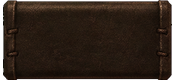
#> input picture assets/source/character/tabs-v3/CharacterTabNormal_SourceV3.png, 176 x 80 px; its folder holds 5 pictures in this run
$ python build_character_tabs_v3.py
#> lines starting #> are read from the running program, lines starting #| are printed output that depends on the picture; after the words box and inside, x2 and y2 are one past the last pixel; in counts of white or black regions, pixels touching at a corner belong together
#> in load_sources, opened is the input picture: PIL image 176x80 RGBA; mean R, G, B, A 37.6, 25.5, 17.1, 236.8
#!/usr/bin/env python3
"""Promote and export the accepted CHAR-V3-F1-TABS V3 pixels.

The four accepted 176x80 sources remain authoritative. Runtime construction
only crops the frozen left/center/right sample regions, reduces them to two
texels per UI unit, packs a POT atlas, and exports a Turtle WoW-compatible TGA.
"""

from __future__ import annotations

import argparse
import hashlib
import json
import shutil
import struct
from pathlib import Path
from typing import Any

import numpy as np
from PIL import Image, ImageChops


ROOT = Path(__file__).resolve().parents[1]
SOURCE_DIR = ROOT / "assets/source/character/tabs-v3"
MEDIA_DIR = ROOT / "addon/AzerothExpeditionUI/Media/Character"
PROMOTION_DIR = (
    ROOT / "generated/character/tabs-v3/attempt-2/processed"
)

SOURCE_MANIFEST = SOURCE_DIR / "CHAR-V3-F1-TABS_SourceManifest_v1.json"
RUNTIME_MANIFEST = SOURCE_DIR / "CHAR-V3-F1-TABS_RuntimeManifest_v1.json"
ATLAS_MASTER = SOURCE_DIR / "CharacterTabsV3_RuntimeAtlas.png"
RUNTIME_TGA = MEDIA_DIR / "CharacterTabsV3.tga"

TEXEL_DENSITY = 2
SOURCE_SIZE = (176, 80)
ATLAS_SIZE = (128, 256)
TAB_LOGICAL_HEIGHT = 28
TAB_SAMPLED_HEIGHT = TAB_LOGICAL_HEIGHT * TEXEL_DENSITY

STATES: dict[str, dict[str, str | int]] = {
    "normal": {
        "source_name": "CharacterTabNormal_SourceV3.png",
        "promotion_name": "CharacterTab_normal_SourceV3.png",
        "sha256": "eb513dc3163a7eb91490899d2ad663ca441f810731d8ecc475d487dc8fc54fad",
        "atlas_y": 4,
    },
    "hover": {
        "source_name": "CharacterTabHover_SourceV3.png",
        "promotion_name": "CharacterTab_hover_SourceV3.png",
        "sha256": "7c8084ab924585efe19f1a199073255d213610d18aa69f344e17c9fa6b4eb380",
        "atlas_y": 68,
    },
    "pressed": {
        "source_name": "CharacterTabPressed_SourceV3.png",
        "promotion_name": "CharacterTab_pressed_SourceV3.png",
        "sha256": "36f2512e79751b7dd92aadadf5fdaff1687f28bc7247a419d00916a273353275",
        "atlas_y": 132,
    },
    "selected": {
        "source_name": "CharacterTabSelected_SourceV3.png",
        "promotion_name": "CharacterTab_selected_SourceV3.png",
        "sha256": "50624701ba8feeb3d33ec1024902bff2194d701dc6f4fd1e97f65e2dc21ee016",
        "atlas_y": 196,
    },
}

PARTS = {
    "left": {
        "source_box": (0, 0, 24, 80),
        "sampled_size": (12, TAB_SAMPLED_HEIGHT),
        "logical_size_ui": (6, TAB_LOGICAL_HEIGHT),
        "atlas_x": 8,
    },
    "center": {
        "source_box": (72, 0, 104, 80),
        "sampled_size": (16, TAB_SAMPLED_HEIGHT),
        "logical_size_ui": (8, TAB_LOGICAL_HEIGHT),
        "atlas_x": 32,
    },
    "right": {
        "source_box": (152, 0, 176, 80),
        "sampled_size": (12, TAB_SAMPLED_HEIGHT),
        "logical_size_ui": (6, TAB_LOGICAL_HEIGHT),
        "atlas_x": 60,
    },
}

USER_ACCEPTANCE = (
    "接受 CHAR-V3-F1-TABS V3 attempt 2 的 exact pixels，并允许提升 "
    "source/runtime、装配 POT atlas 与接入 addon。"
)


def sha256(path: Path) -> str:
    return hashlib.sha256(path.read_bytes()).hexdigest()


def pixel_sha256(image: Image.Image) -> str:
    return hashlib.sha256(image.convert("RGBA").tobytes()).hexdigest()


def repo_path(path: Path) -> str:
    return path.resolve().relative_to(ROOT).as_posix()


def clear_transparent_rgb(image: Image.Image) -> Image.Image:
    rgba = np.asarray(image.convert("RGBA"), dtype=np.uint8).copy()
    rgba[rgba[..., 3] == 0, :3] = 0
    return Image.fromarray(rgba, "RGBA")


def transparent_rgb_nonzero(image: Image.Image) -> int:
    rgba = np.asarray(image.convert("RGBA"), dtype=np.uint8)
    transparent = rgba[..., 3] == 0
    return int(np.count_nonzero(rgba[transparent, :3]))


def green_dominant_pixels(image: Image.Image) -> int:
    rgba = np.asarray(image.convert("RGBA"), dtype=np.uint8)
    rgb = rgba[..., :3].astype(np.int16)
    return int(
        np.count_nonzero(
            (rgba[..., 3] > 0)
            & (rgb[..., 1] > 12)
            & (rgb[..., 1] > rgb[..., 0] * 1.08)
            & (rgb[..., 1] > rgb[..., 2] * 1.08)
        )
    )


def image_metrics(image: Image.Image) -> dict[str, Any]:
    rgba = image.convert("RGBA")
    return {
        "size": list(rgba.size),
        "pixel_sha256": pixel_sha256(rgba),
        "visible_bbox_exclusive": list(
            rgba.getchannel("A").getbbox() or (0, 0, 0, 0)
        ),
        "transparent_rgb_nonzero_pixels": transparent_rgb_nonzero(rgba),
        "green_dominant_pixels": green_dominant_pixels(rgba),
    }
#> in transparent_rgb_nonzero, `transparent = rgba[..., 3] == 0`:
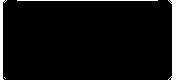
#> transparent: shape (80, 176) bool; 5.1% white; 4 white regions (1 under 20 px), largest, box (x1, y1, x2, y2) and area: (168, 0, 176, 80) 333, (0, 0, 7, 80) 247, (17, 0, 158, 1) 141
#> in green_dominant_pixels, `rgb = rgba[..., :3].astype(np.int16)`:
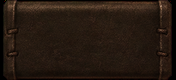
#> rgb: shape (80, 176, 3) int16; mean R, G, B 37.6, 25.5, 17.1
#> in load_sources, `metrics = image_metrics(source)`: metrics = 5 items


def tga_header(path: Path) -> dict[str, Any]:
    data = path.read_bytes()
    if len(data) < 18:
        raise ValueError(f"incomplete TGA header: {path}")
    width, height = struct.unpack("<HH", data[12:16])
    return {
        "image_type": data[2],
        "width": width,
        "height": height,
        "bits_per_pixel": data[16],
        "descriptor": data[17],
        "top_origin": bool(data[17] & 0x20),
    }


def save_tga(path: Path, image: Image.Image) -> Image.Image:
    rgba = clear_transparent_rgb(image)
    if rgba.size != ATLAS_SIZE:
        raise ValueError(f"runtime atlas must remain {ATLAS_SIZE}: {rgba.size}")
    path.parent.mkdir(parents=True, exist_ok=True)
    rgba.save(path, format="TGA")
    with Image.open(path) as opened:
        roundtrip = opened.convert("RGBA")
    if ImageChops.difference(roundtrip, rgba).getbbox() is not None:
        raise ValueError("TGA roundtrip changed accepted runtime pixels")
    header = tga_header(path)
    if (
        header["image_type"] != 2
        or header["bits_per_pixel"] != 32
        or (header["width"], header["height"]) != ATLAS_SIZE
        or max(ATLAS_SIZE) > 1024
    ):
        raise ValueError(f"invalid Turtle WoW TGA: {header}")
    return roundtrip


def promote_sources() -> None:
    SOURCE_DIR.mkdir(parents=True, exist_ok=True)
    for state, definition in STATES.items():
        source = PROMOTION_DIR / str(definition["promotion_name"])
        expected = str(definition["sha256"])
        if not source.is_file():
            raise FileNotFoundError(f"accepted promotion input missing: {source}")
        if sha256(source) != expected:
            raise ValueError(f"accepted exact pixels changed before promotion: {state}")
        target = SOURCE_DIR / str(definition["source_name"])
        shutil.copyfile(source, target)
        if sha256(target) != expected:
            raise ValueError(f"promotion changed exact bytes: {state}")


def load_sources() -> dict[str, Image.Image]:
    sources: dict[str, Image.Image] = {}
    for state, definition in STATES.items():
        path = SOURCE_DIR / str(definition["source_name"])
        expected = str(definition["sha256"])
        if not path.is_file() or sha256(path) != expected:
            raise ValueError(f"accepted source missing or changed: {path}")
        with Image.open(path) as opened:
            source = opened.convert("RGBA")
        if source.size != SOURCE_SIZE:
            raise ValueError(f"accepted source geometry changed: {state}={source.size}")
        metrics = image_metrics(source)
        if (
            metrics["transparent_rgb_nonzero_pixels"] != 0
            or metrics["green_dominant_pixels"] != 0
        ):
            raise ValueError(f"accepted source transparency/chroma check failed: {state}")
        sources[state] = source
#> pass 2 of the loop in load_sources, `for state, definition in STATES.items():`:
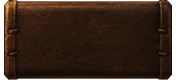
#> input picture assets/source/character/tabs-v3/CharacterTabHover_SourceV3.png, 176 x 80 px
#> in load_sources, opened is the input picture: PIL image 176x80 RGBA; mean R, G, B, A 44, 25.2, 14.5, 235
#> in transparent_rgb_nonzero (call 2), `transparent = rgba[..., 3] == 0`:
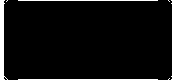
#> transparent: shape (80, 176) bool; 6.7% white; 7 white regions (3 under 20 px), largest, box (x1, y1, x2, y2) and area: (0, 0, 8, 80) 327, (171, 0, 176, 80) 324, (18, 0, 158, 1) 140, (18, 79, 158, 80) 140
#> in green_dominant_pixels (call 2), `rgb = rgba[..., :3].astype(np.int16)`:
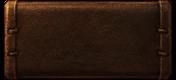
#> rgb: shape (80, 176, 3) int16; mean R, G, B 44, 25.2, 14.5
#> pass 3 of the loop in load_sources, `for state, definition in STATES.items():`:
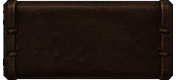
#> input picture assets/source/character/tabs-v3/CharacterTabPressed_SourceV3.png, 176 x 80 px
#> in load_sources, opened is the input picture: PIL image 176x80 RGBA; mean R, G, B, A 27.7, 17.3, 12, 240.1
#> in transparent_rgb_nonzero (call 3), `transparent = rgba[..., 3] == 0`:
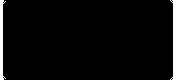
#> transparent: shape (80, 176) bool; 3.5% white; 2 white regions, box (x1, y1, x2, y2) and area: (0, 0, 6, 80) 250, (170, 0, 176, 80) 248
#> in green_dominant_pixels (call 3), `rgb = rgba[..., :3].astype(np.int16)`:
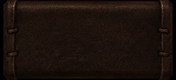
#> rgb: shape (80, 176, 3) int16; mean R, G, B 27.7, 17.3, 12
#> the loop made 4 passes; the first 3 are shown
    return sources


def build_atlas(
    sources: dict[str, Image.Image],
) -> tuple[Image.Image, dict[str, dict[str, Any]]]:
    atlas = Image.new("RGBA", ATLAS_SIZE, (0, 0, 0, 0))
    runtime_states: dict[str, dict[str, Any]] = {}
    for state, definition in STATES.items():
        y = int(definition["atlas_y"])
        runtime_states[state] = {}
        for part_name, part_definition in PARTS.items():
            box = tuple(part_definition["source_box"])
            sampled_size = tuple(part_definition["sampled_size"])
            logical_size = tuple(part_definition["logical_size_ui"])
            sampled = clear_transparent_rgb(
                sources[state].crop(box).resize(
                    sampled_size,
                    # BOX downsamples the accepted painted source without the
                    # four one-pixel green overshoots produced by Lanczos at
                    # the enlarged 56-texel runtime height.
                    Image.Resampling.BOX,
                )
            )
            x = int(part_definition["atlas_x"])
            atlas.alpha_composite(sampled, (x, y))
            runtime_states[state][part_name] = {
                "cell_origin": [x, y],
                "logical_size_ui": list(logical_size),
                "sampled_size": list(sampled_size),
                "texels_per_ui_unit": TEXEL_DENSITY,
                "uv": [
                    x / ATLAS_SIZE[0],
                    (x + sampled.width) / ATLAS_SIZE[0],
                    y / ATLAS_SIZE[1],
                    (y + sampled.height) / ATLAS_SIZE[1],
                ],
                "sampled_pixel_sha256": pixel_sha256(sampled),
            }
    atlas = clear_transparent_rgb(atlas)
    if transparent_rgb_nonzero(atlas) or green_dominant_pixels(atlas):
        raise ValueError("runtime atlas transparency/chroma check failed")
    return atlas, runtime_states


def write_manifests(
    sources: dict[str, Image.Image],
    atlas: Image.Image,
    runtime_states: dict[str, dict[str, Any]],
    roundtrip: Image.Image,
) -> None:
    source_assets: dict[str, Any] = {}
    for state, definition in STATES.items():
        path = SOURCE_DIR / str(definition["source_name"])
        source_assets[state] = {
            "file": repo_path(path),
            "sha256": sha256(path),
            "metrics": image_metrics(sources[state]),
        }
    source_assets["atlas_runtime_master"] = {
        "file": repo_path(ATLAS_MASTER),
        "sha256": sha256(ATLAS_MASTER),
        "metrics": image_metrics(atlas),
    }

    source_payload = {
        "schema": "aeui-character-v3-f1-tabs-source-manifest-v1",
        "schema_version": 1,
        "module": "character",
        "batch": "CHAR-V3-F1-TABS V3 final",
        "component": "CHAR.TABS",
        "status": "runtime-exported",
        "phase": "P5",
        "accepted_on": "2026-08-19",
        "user_acceptance": {
            "statement": USER_ACCEPTANCE,
            "accepts_exact_pixels": True,
            "source_promotion_authorized": True,
            "runtime_export_authorized": True,
            "addon_integration_authorized": True,
        },
        "provenance": {
            "executor": "imagegen-0-143-0",
            "global_prompt": "docs/GLOBAL_ART_BASELINE.md",
            "module_prompt": "docs/modules/character/ART_BASELINE.md",
            "submodule_prompt": "docs/modules/character/SUBMODULE_ART_BASELINES.md#chartabs",
            "contract": "CHAR-V3-F1-TABS V3 final",
            "selected_attempt": 2,
            "actual_imagegen_calls": 2,
            "raw_candidate_sha256": "7e927c5a9c4af76a957b26aabcb9f75aa6b493e67e29eb3a3aa18c29b3d9edf0",
            "postprocess": (
                "equal-axis square normalization, fixed quadrant split, "
                "edge-connected chroma key and despill, transparent RGB clear, "
                "proportional bbox-fit to four accepted 176x80 sources"
            ),
            "fixed_references": {
                "geometry": "023fecfbfc81ac7edc39bdbbc6a03b707f830955422c27fec3fde5242299295e",
                "material": "efdf1763620bf7000c14be87f99d0a2035387bd81a628d24ba87faa3540563ed",
                "character_lock": "b5c364482adaace09af9b5196d2e8d4f7ef79d3b21706e189d94c106ba6ec2ba",
            },
        },
        "deterministic_transform": {
            "source_size_each": list(SOURCE_SIZE),
            "state_order": list(STATES),
            "source_slice_boxes_exclusive": {
                name: list(definition["source_box"])
                for name, definition in PARTS.items()
            },
            "runtime_sampled_sizes": {
                name: list(definition["sampled_size"])
                for name, definition in PARTS.items()
            },
            "runtime_atlas_size": list(ATLAS_SIZE),
            "runtime_resampling": "Pillow BOX",
            "texels_per_ui_unit": TEXEL_DENSITY,
            "horizontal_stretch_part": "center only",
            "accepted_source_pixels_modified_during_promotion": False,
            "painted_or_synthesized_pixels_during_promotion": 0,
        },
        "accepted_assets": source_assets,
    }

    runtime_payload = {
        "schema": "aeui-character-v3-f1-tabs-runtime-manifest-v1",
        "schema_version": 1,
        "module": "character",
        "batch": "CHAR-V3-F1-TABS V3 final",
        "component": "CHAR.TABS",
        "status": "runtime-exported",
        "phase": "P5",
        "runtime_contract": "2.1",
        "source_manifest": repo_path(SOURCE_MANIFEST),
        "runtime": {
            "file": repo_path(RUNTIME_TGA),
            "sha256": sha256(RUNTIME_TGA),
            "texture_size": list(roundtrip.size),
            "pixel_sha256": pixel_sha256(roundtrip),
            "texels_per_ui_unit": TEXEL_DENSITY,
            "tga": tga_header(RUNTIME_TGA),
            "states": runtime_states,
        },
        "layout_contract": {
            "ownership_route": "character.tabs-v3",
            "provider": "CharacterFrameTab1..5 after pfUI Character SkinTab",
            "logical_height_ui": TAB_LOGICAL_HEIGHT,
            "dynamic_width": (
                "visible tabs share the pfUI Character backdrop width; each keeps "
                "at least max(64 UI, provider text width + 32 UI)"
            ),
            "left_cap_ui": 6,
            "right_cap_ui": 6,
            "center_width_ui": "TabWidth - 12",
            "runtime_stretch": "horizontal center only",
            "state_mapping": {
                "normal": "enabled idle",
                "hover": "enabled OnEnter",
                "pressed": "enabled OnMouseDown",
                "selected": "PanelTemplates disabled selected tab",
            },
            "provider_geometry_changed": True,
            "provider_text_clicks_and_reflow": "live",
            "pet_hidden_reflow": "adapter recalculates the visible provider row",
            "fallback": "restore pfUI tab backdrop when module or ownership route is inactive",
            "texels_per_ui_unit": TEXEL_DENSITY,
        },
        "texel_density": {
            "texels_per_ui_unit": TEXEL_DENSITY,
            "ui_geometry_changed": True,
            "target_physical_scale": "up to 2 screen pixels per UI unit",
        },
    }

    SOURCE_MANIFEST.write_text(
        json.dumps(source_payload, ensure_ascii=False, indent=2) + "\n",
        encoding="utf-8",
    )
    RUNTIME_MANIFEST.write_text(
        json.dumps(runtime_payload, ensure_ascii=False, indent=2) + "\n",
        encoding="utf-8",
    )


def main() -> int:
    parser = argparse.ArgumentParser()
    parser.add_argument(
        "--promote",
        action="store_true",
        help="copy the user-accepted exact sources from ignored generated data",
    )
    args = parser.parse_args()

    if args.promote:
        promote_sources()
    sources = load_sources()
#> sources = 4 items
    atlas, runtime_states = build_atlas(sources)
#> in build_atlas, `atlas = Image.new("RGBA", ATLAS_SIZE, (0, 0, 0, 0))`: atlas: PIL image 128x256 RGBA; every value is 0
#> the loop in build_atlas, `for state, definition in STATES.items():` made 4 passes
#> y on passes 2 to 4: 68, 132, 196
#> after the loop in build_atlas, `for state, definition in STATES.items():`:
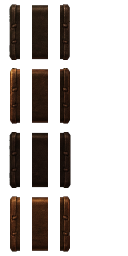
#> atlas: PIL image 128x256 RGBA; mean R, G, B, A 10.9, 6.5, 4, 60.9; transparent parts drawn white
#> in transparent_rgb_nonzero (call 5), `transparent = rgba[..., 3] == 0`:
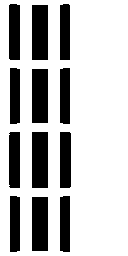
#> transparent: shape (256, 128) bool; 75.2% white; 12 black regions, largest, box (x1, y1, x2, y2) and area: (32, 132, 48, 188) 896, (32, 5, 48, 60) 880, (32, 69, 48, 123) 864
#> in green_dominant_pixels (call 5), `rgb = rgba[..., :3].astype(np.int16)`:
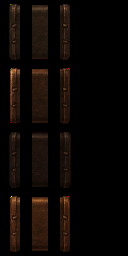
#> rgb: shape (256, 128, 3) int16; mean R, G, B 10.9, 6.5, 4
#> runtime_states = 4 items
    SOURCE_DIR.mkdir(parents=True, exist_ok=True)
    atlas.save(ATLAS_MASTER, format="PNG")
    roundtrip = save_tga(RUNTIME_TGA, atlas)
    write_manifests(sources, atlas, runtime_states, roundtrip)
    print(
        "exported CHAR-V3-F1-TABS V3; "
        f"source={repo_path(SOURCE_DIR)}; runtime={repo_path(RUNTIME_TGA)}"
    )
    return 0


if __name__ == "__main__":
    raise SystemExit(main())
#> (the program exits here)
